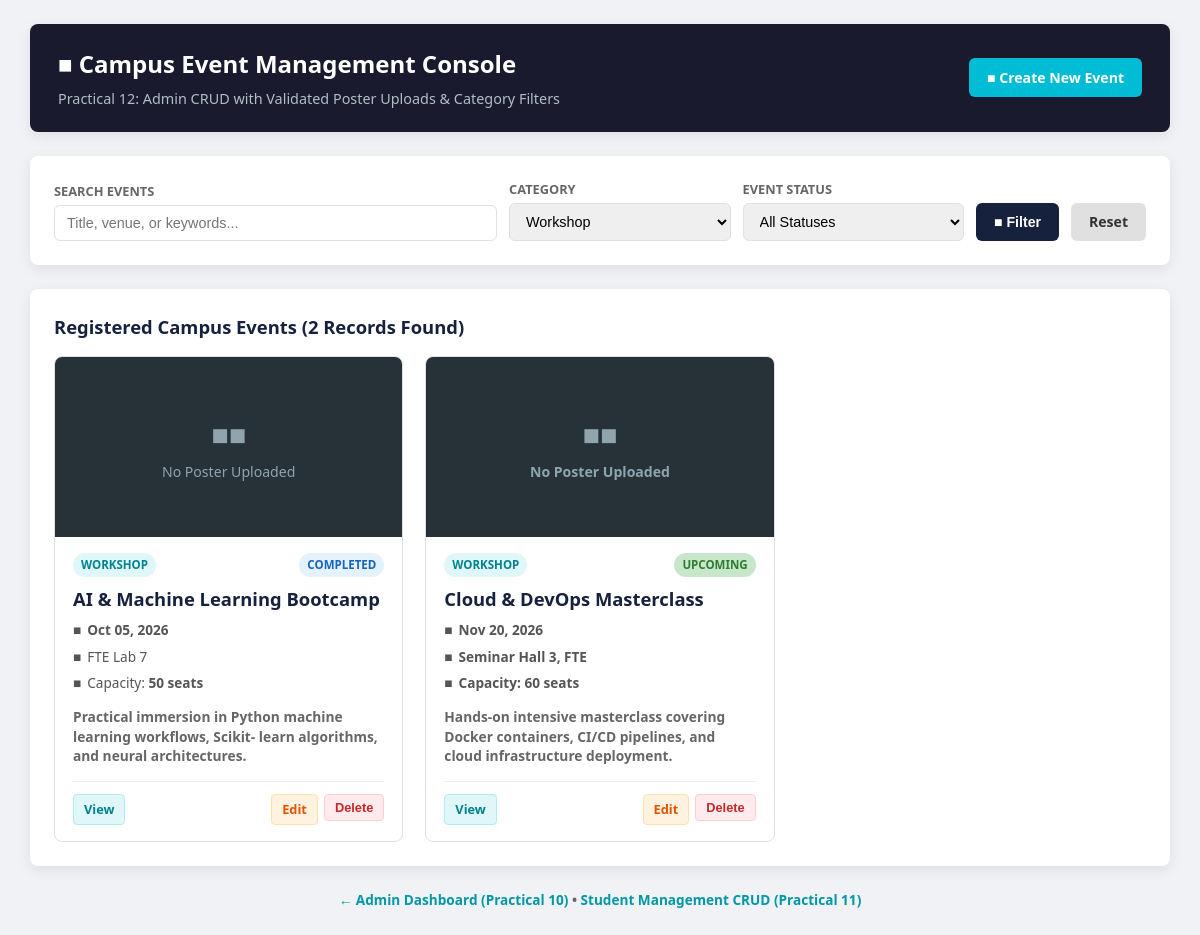
Page /index.php?category=Workshop on the committed database.
### tables this page shows
CREATE TABLE IF NOT EXISTS `events` (
  `id` INT AUTO_INCREMENT PRIMARY KEY,
  `title` VARCHAR(150) NOT NULL,
  `category` VARCHAR(50) NOT NULL,
  `description` TEXT NOT NULL,
  `event_date` DATE NOT NULL,
  `venue` VARCHAR(100) NOT NULL,
  `max_participants` INT UNSIGNED NOT NULL DEFAULT 100,
  `poster_url` VARCHAR(255) DEFAULT NULL,
  `status` ENUM('upcoming', 'completed', 'cancelled') NOT NULL DEFAULT 'upcoming',
  `created_at` TIMESTAMP DEFAULT CURRENT_TIMESTAMP,
  INDEX `idx_event_date` (`event_date`),
  INDEX `idx_category` (`category`),
  INDEX `idx_status` (`status`)
);

### index.php (the view, shortened to what this page needs)
<?php
$search   = trim($_GET['search'] ?? '');
$category = trim($_GET['category'] ?? '');
$events = [];
$totalEvents = 0;
try {
    $pdo = getDBConnection();
    $conditions = [];
    $params = [];
    if ($category !== '') {
        $conditions[] = "category = ?";
        $params[] = $category;
    }
    $whereSql = !empty($conditions) ? "WHERE " . implode(" AND ", $conditions) : "";
    $sql = "SELECT id, title, category, description, event_date, venue, max_participants, poster_url, status,
created_at
            FROM events
            {$whereSql}
            ORDER BY event_date ASC";
    $stmt = $pdo->prepare($sql);
    $stmt->execute($params);
    $events = $stmt->fetchAll();
    $totalEvents = count($events);
} catch (Exception $e) {
    error_log("[Practical-12 CRUD Error]: " . $e->getMessage());
    $dbError = $e->getMessage();
}
?>
<!DOCTYPE html>
<html lang="en">
<head>
</head>
<body>
    <div class="container">
        <header>
            <div>
                <h1>■ Campus Event Management Console</h1>
                <p>Practical 12: Admin CRUD with Validated Poster Uploads & Category Filters</p>
            </div>
            <div>
                <a href="add_event.php" class="btn btn-primary">
                    ■ Create New Event
                </a>
            </div>
        </header>
        <div class="card">
            <form method="GET" action="index.php" class="filter-form">
                <div class="form-group">
                    <label for="search">Search Events</label>
                    <input type="text" id="search" name="search" placeholder="Title, venue, or keywords..."
value="<?= htmlspecialchars($search) ?>">
                </div>
                <div class="form-group">
                    <label for="category">Category</label>
                    <select id="category" name="category">
                        <option value="Technical" <?= $category === 'Technical' ? 'selected' : '' ?>>Technical</
                        <option value="Workshop" <?= $category === 'Workshop' ? 'selected' : '' ?>>Workshop</option>
                    </select>
                </div>
                <div class="form-group">
                    <label for="status">Event Status</label>
                    <select id="status" name="status">
                        <option value="">All Statuses</option>
                    </select>
                </div>
                <button type="submit" class="btn btn-filter">■ Filter</button>
                <a href="index.php" class="btn btn-reset">Reset</a>
            </form>
        </div>
        <div class="card">
            <div style="display:flex; justify-content:space-between; align-items:center;">
                <h3 style="margin:0; font-size:1.15rem; color:var(--color-primary-lt);">
                    Registered Campus Events (<?= $totalEvents ?> Records Found)
                </h3>
            </div>
            <?php if (!empty($events)): ?>
                <div class="events-grid">
                    <?php foreach ($events as $ev): ?>
                    <div class="event-card">
                        <div class="poster-container">
                            <?php if (!empty($ev['poster_url']) && file_exists(__DIR__ . '/' . $ev['poster_url'])): ?>
                                <img src="<?= htmlspecialchars($ev['poster_url']) ?>" alt="<?= htmlspecialchars($ev[
'title']) ?>" class="poster-img">
                            <?php else: ?>
                                <div class="poster-placeholder">
                                    <span style="font-size:1.8rem;">■■</span>
                                    <span>No Poster Uploaded</span>
                                </div>
                            <?php endif; ?>
                        </div>
                        <div class="card-body">
                            <div class="card-meta">
                                <span class="badge badge-cat"><?= htmlspecialchars($ev['category']) ?></span>
                                <span class="badge badge-<?= htmlspecialchars($ev['status']) ?>">
                                    <?= htmlspecialchars(ucfirst($ev['status'])) ?>
                                </span>
                            </div>
                            <h4 class="event-title"><?= htmlspecialchars($ev['title']) ?></h4>
                            <div class="event-info">
                                <span>■</span>
                                <strong><?= htmlspecialchars(date('M d, Y', strtotime($ev['event_date']))) ?></strong>
                            </div>
                            <div class="event-info">
                                <span>■</span>
                                <span><?= htmlspecialchars($ev['venue']) ?></span>
                            </div>
                            <div class="event-info">
                                <span>■</span>
                                <span>Capacity: <strong><?= htmlspecialchars((string)$ev['max_participants']) ?></
strong> seats</span>
                            </div>
                            <p class="event-desc"><?= htmlspecialchars($ev['description']) ?></p>
                            <div class="card-actions">
                                <a href="view_event.php?id=<?= $ev['id'] ?>" class="btn-sm btn-view">View</a>
                                <div class="btn-action-group">
                                    <a href="edit_event.php?id=<?= $ev['id'] ?>" class="btn-sm btn-edit">Edit</a>
                                    <form action="delete_event.php" method="POST" style="display:inline;"
onsubmit="return confirm('Are you sure you want to delete this event? This will also remove the uploaded poster file.
');">
                                        <button type="submit" class="btn-sm btn-del">Delete</button>
                                    </form>
                                </div>
                            </div>
                        </div>
                    </div>
                    <?php endforeach; ?>
                </div>
            <?php else: ?>
                <div style="padding: 36px; text-align: center; color: var(--color-muted);">
                    No events found matching your filter criteria.
                </div>
            <?php endif; ?>
        </div>
        <div style="text-align:center; margin-top:20px; font-size:0.85rem; color:var(--color-muted);">
            <a href="../Practical-10/dashboard_admin.php" style="color:var(--color-accent-dark); text-decoration:none;
 font-weight:600;">
                &larr; Admin Dashboard (Practical 10)
            </a> &bull;
            <a href="../Practical-11/index.php" style="color:var(--color-accent-dark); text-decoration:none; font-
weight:600;">
                Student Management CRUD (Practical 11)
            </a>
        </div>
    </div>
</body>
</html>

### index.php (style rules this page uses)
:root { --color-primary: #1a1a2e; --color-primary-lt: #16213e; --color-accent: #00bcd4; --color-accent-dark: #0097a7; --color-bg: #f0f2f5; --color-card: #ffffff; --color-text: #222222; --color-muted: #666666; --color-success: #2e7d32; --color-success-bg: #c8e6c9; --color-danger: #c62828; --color-danger-bg: #ffcdd2; --color-warning: #e65100; --color-warning-bg: #ffe0b2; --color-border: #dde1e6; --radius: 8px; --shadow: 0 4px 14px rgba(0,0,0,0.08); --font-sans: 'Segoe UI', Tahoma, Geneva, Verdana, sans-serif; }
* { box-sizing: border-box; }
body { font-family: var(--font-sans); background: var(--color-bg); color: var(--color-text); margin: 0; padding: 24px 16px; line-height: 1.5; }
.container { max-width: 1140px; margin: 0 auto; }
header { background: var(--color-primary); color: #fff; padding: 22px 28px; border-radius: var(--radius); box-shadow: var(--shadow); margin-bottom: 24px; display: flex; justify-content: space-between; align-items: center; flex-wrap: wrap; gap: 16px; }
header h1 { margin: 0 0 6px; font-size: 1.5rem; }
header p { margin: 0; color: #b0bec5; font-size: 0.9rem; }
.btn { display: inline-flex; align-items: center; gap: 6px; padding: 9px 18px; border-radius: 6px; font-weight: 600; font-size: 0.88rem; text-decoration: none; cursor: pointer; border: none; transition: background 0.2s; }
.btn-primary { background: var(--color-accent); color: #fff; }
.card { background: var(--color-card); border-radius: var(--radius); padding: 24px; box-shadow: var(--shadow); margin-bottom: 24px; }
.filter-form { display: grid; grid-template-columns: 2fr 1fr 1fr auto auto; gap: 12px; align-items: end; }
.form-group { display: flex; flex-direction: column; gap: 4px; }
.form-group label { font-size: 0.8rem; font-weight: 600; color: var(--color-muted); text-transform: uppercase; }
input[type="text"], select { padding: 9px 12px; border: 1px solid var(--color-border); border-radius: 6px; font-size: 0.9rem; outline: none; }
.btn-filter { background: var(--color-primary-lt); color: #fff; height: 38px; }
.btn-reset { background: #e0e0e0; color: #333; height: 38px; }
.events-grid { display: grid; grid-template-columns: repeat(auto-fill, minmax(320px, 1fr)); gap: 22px; margin-top: 16px; }
.event-card { background: #fff; border: 1px solid var(--color-border); border-radius: var(--radius); overflow: hidden; display: flex; flex-direction: column; transition: transform 0.2s, box-shadow 0.2s; }
.poster-container { width: 100%; height: 180px; background: #263238; position: relative; overflow: hidden; display: flex; align-items: center; justify-content: center; }
.poster-placeholder { color: #90a4ae; font-size: 0.88rem; display: flex; flex-direction: column; align-items: center; gap: 6px; }
.card-body { padding: 16px 18px; display: flex; flex-direction: column; flex: 1; }
.card-meta { display: flex; justify-content: space-between; align-items: center; margin-bottom: 8px; }
.badge { display: inline-block; padding: 3px 8px; border-radius: 12px; font-size: 0.72rem; font-weight: 700; text-transform: uppercase; }
.badge-cat { background: #e0f7fa; color: #00838f; }
.badge-upcoming { background: var(--color-success-bg); color: var(--color-success); }
.badge-completed { background: #e3f2fd; color: #1565c0; }
.event-title { margin: 0 0 8px; font-size: 1.15rem; color: var(--color-primary-lt); font-weight: 700; }
.event-info { font-size: 0.85rem; color: #555; margin-bottom: 6px; display: flex; align-items: center; gap: 6px; }
.event-desc { font-size: 0.86rem; color: #666; line-height: 1.4; margin: 8px 0 16px; flex: 1; display: -webkit-box; -webkit-line-clamp: 3; -webkit-box-orient: vertical; overflow: hidden; }
.card-actions { display: flex; justify-content: space-between; align-items: center; border-top: 1px solid #eee; padding-top: 12px; margin-top: auto; }
.btn-action-group { display: flex; gap: 6px; }
.btn-sm { padding: 5px 10px; font-size: 0.8rem; border-radius: 4px; font-weight: 600; text-decoration: none; cursor: pointer; border: 1px solid transparent; }
.btn-view { background: #e0f7fa; color: #00838f; border-color: #b2ebf2; }
.btn-edit { background: #fff3e0; color: #e65100; border-color: #ffe0b2; }
.btn-del { background: #ffebee; color: #c62828; border-color: #ffcdd2; }

### rows in the picture
events: shows "No Poster Uploaded", category "WORKSHOP", status "COMPLETED", title "AI & Machine Learning Bootcamp", event_date "Oct 05, 2026", venue "FTE Lab 7", max_participants "50", description "Practical immersion in Python machine learning workflows, Scikit- learn algorithms, and neural architectures."
events: shows "No Poster Uploaded", category "WORKSHOP", status "UPCOMING", title "Cloud & DevOps Masterclass", event_date "Nov 20, 2026", venue "Seminar Hall 3, FTE", max_participants "60", description "Hands-on intensive masterclass covering Docker containers, CI/CD pipelines, and cloud infrastructure deployment."

### other values in the picture
$totalEvents "2"
